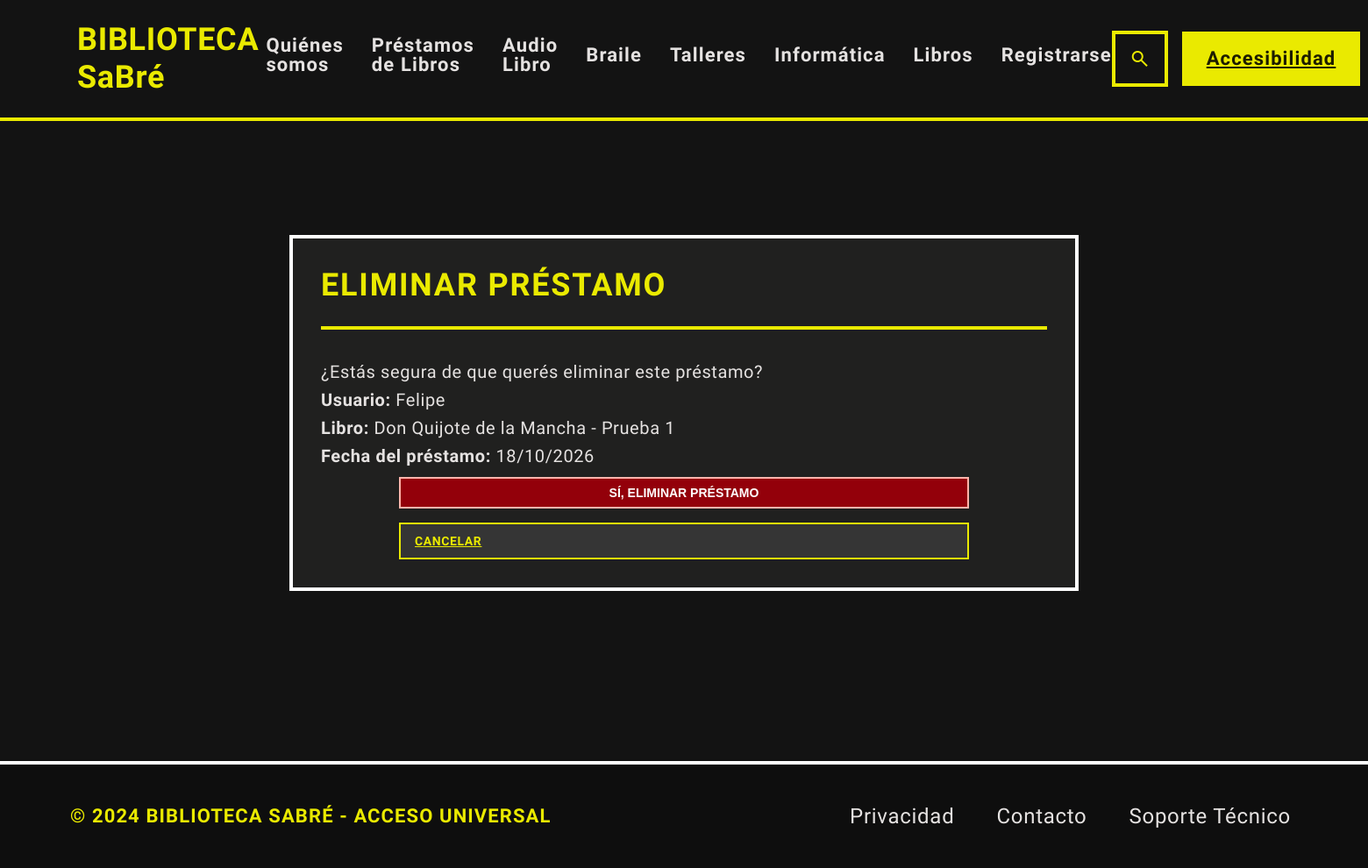
/eliminar-prestamo/10/ (signed in), run on the app's committed database.
### Administrador/models.py (models this page shows, shortened)
class Prestamos(models.Model):
    usuario = models.ForeignKey(Usuarios, on_delete=models.PROTECT)
    libro = models.ForeignKey(Libros, on_delete=models.PROTECT)
    fecha_prestamo = models.DateField()
    fecha_devolucion = models.DateField(blank=True, null=True)
    fecha_devolucion_prevista = models.DateField(
        blank=True,
        null=True
    )
    fecha_devolucion_real = models.DateField(
        blank=True,
        null=True
    )

class Usuarios(models.Model):
    nombre_usuario = models.CharField(max_length=30)
    email_usuario = models.EmailField()

class Libros(models.Model):
    titulo_libro = models.CharField(max_length=100)
    autor = models.CharField(max_length=100)
    anio = models.IntegerField()
    genero_categoria = models.CharField(max_length=50)
    editorial = models.CharField(max_length=100)
    isbn = models.CharField(max_length=20, blank=True)
    disponibilidad = models.BooleanField(default=True)

### Administrador/views.py (the view, shortened to what this page needs)
# urls.py: path('eliminar-prestamo/<int:id>/', views.eliminar_prestamo, name='eliminar_prestamo'),
@staff_member_required
def eliminar_prestamo(request, id):
    prestamo = get_object_or_404(Prestamos, id=id)
    return render(
        request,
        'Administrador/eliminar_prestamo.html',
        {'prestamo': prestamo}
    )

### templates/Administrador/eliminar_prestamo.html (shortened to what this page needs)
{% extends "Administrador/index.html" %}
{% load static %}
{% block codigoDinamico %}
<main class="main-content">
    <section class="products-section">
        <div class="products-header">
            <h1 class="section-title uppercase tracking-wider">
                Eliminar Préstamo
            </h1>
        </div>
        <div class="table-container">
            <p>
                ¿Estás segura de que querés eliminar este préstamo?
            </p>
            <p>
                <strong>Usuario:</strong>
                {{ prestamo.usuario.nombre_usuario }}
            </p>
            <p>
                <strong>Libro:</strong>
                {{ prestamo.libro.titulo_libro }}
            </p>
            <p>
                <strong>Fecha del préstamo:</strong>
                {{ prestamo.fecha_prestamo|date:"d/m/Y" }}
            </p>
            <form method="POST">
                <button type="submit" class="btn-eliminar">
                    Sí, eliminar préstamo
                </button>
                <a href="{% url 'prestamos' %}" class="btn-editar">
                    Cancelar
                </a>
            </form>
        </div>
    </section>
</main>
{% endblock codigoDinamico %}

### static/Administrador/style.css (style rules this page uses)
:root { --primary-fixed-dim: #cdcd00; --on-secondary-container: #b5b5b5; --background: #131313; --on-secondary: #303030; --outline: #939277; --inverse-surface: #e5e2e1; --on-surface-variant: #cac8aa; --surface-container-low: #1c1b1b; --outline-variant: #484831; --on-tertiary-container: #636565; --surface-container-high: #2a2a2a; --surface-container: #20201f; --error-container: #93000a; --on-tertiary-fixed-variant: #454747; --secondary: #c6c6c6; --on-primary-fixed-variant: #494900; --on-primary-container: #686800; --on-primary: #323200; --tertiary: #ffffff; --on-secondary-fixed: #1b1b1b; --on-error-container: #ffdad6; --on-background: #e5e2e1; --inverse-primary: #626200; --primary-fixed: #eaea00; --secondary-fixed: #e2e2e2; --secondary-container: #474747; --surface-tint: #cdcd00; --on-primary-fixed: #1d1d00; --primary: #ffffff; --surface-dim: #131313; --on-tertiary: #2f3131; --secondary-fixed-dim: #c6c6c6; --on-secondary-fixed-variant: #474747; --surface-bright: #393939; --inverse-on-surface: #313030; --surface-container-lowest: #0e0e0e; --on-tertiary-fixed: #1a1c1c; --tertiary-fixed-dim: #c6c6c7; --tertiary-container: #e2e2e2; --tertiary-fixed: #e2e2e2; --surface-variant: #353535; --error: #ffb4ab; --on-error: #690005; --surface: #131313; --on-surface: #e5e2e1; --surface-container-highest: #353535; --primary-container: #eaea00; --margin-desktop: 80px; --margin-mobile: 24px; --gutter: 32px; --stack-sm: 16px; --stack-md: 32px; --stack-lg: 64px; --font-atkinson: "Atkinson Hyperlegible Next", sans-serif; }
* { box-sizing: border-box; margin: 0; padding: 0; }
body { background-color: var(--background); color: var(--on-background); font-family: var(--font-atkinson); font-size: 20px; line-height: 1.6; letter-spacing: 0.03em; font-weight: 400; min-height: 100vh; display: flex; flex-direction: column; }
.main-content { flex-grow: 1; display: flex; flex-direction: column; gap: var(--stack-lg); padding: var(--margin-desktop); }
.section-title { font-size: 36px; line-height: 1.2; letter-spacing: 0.02em; font-weight: 700; color: var(--primary-fixed); border-bottom: 4px solid var(--primary-fixed); padding-bottom: 16px; display: inline-block; align-self: flex-start; }
.products-section { display: flex; flex-direction: column; gap: var(--stack-md); margin-top: var(--stack-lg); border: 4px solid var(--tertiary); padding: 32px; background-color: var(--surface-container); }
.products-header { display: flex; flex-direction: row; align-items: center; justify-content: space-between; gap: 16px; border-bottom: 4px solid var(--primary-fixed); padding-bottom: 24px; }
.products-header .section-title { border-bottom: none; padding-bottom: 0; }
.uppercase { text-transform: uppercase; }
.tracking-wider { letter-spacing: 0.05em; }
.table-container { width: 100%; overflow-x: auto; }
.btn-editar { background-color: var(--surface-container-highest); color: var(--primary-fixed); border: 2px solid var(--primary-fixed); font-weight: 700; padding: 8px 16px; font-size: 14px; text-transform: uppercase; border-radius: 0; cursor: pointer; transition: background-color 0.15s ease, color 0.15s ease; }
.btn-eliminar { background-color: var(--error-container); color: var(--tertiary); border: 2px solid var(--error); font-weight: 700; padding: 8px 16px; font-size: 14px; text-transform: uppercase; border-radius: 0; cursor: pointer; transition: background-color 0.15s ease, color 0.15s ease; }
form { display: flex; flex-direction: column; gap: 16px; max-width: 800px; }
main.main-content > .products-section { width: min(900px, 92%); margin: 50px auto; box-sizing: border-box; }
main.main-content > .products-section .table-container { width: 100%; box-sizing: border-box; }
main.main-content > .products-section .table-container form { width: 100%; max-width: 650px; margin: 0 auto; box-sizing: border-box; }
main.main-content > .products-section .table-container form button { width: 100%; box-sizing: border-box; margin-top: 8px; }

### data on the page
Prestamos: usuario.nombre_usuario "Felipe", libro.titulo_libro "Don Quijote de la Mancha - Prueba 1", fecha_prestamo "18/10/2026"
